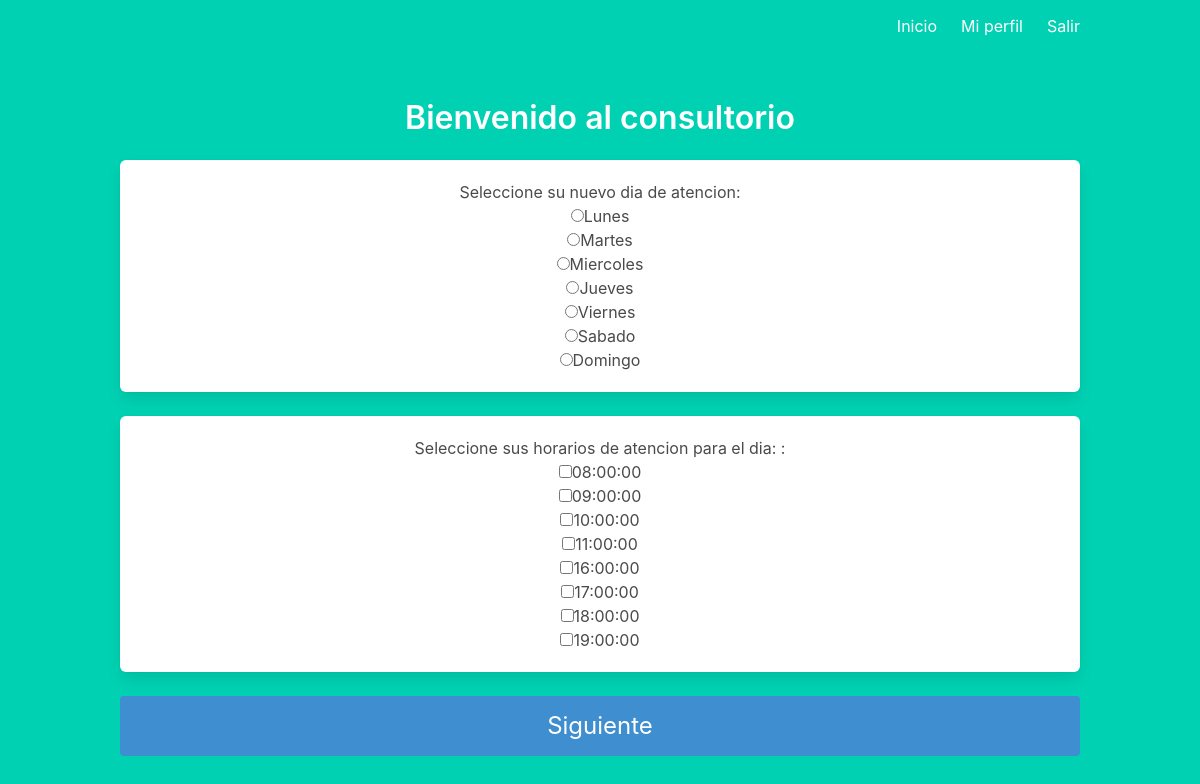
The page /profile/dias (signed in) on the database its author committed.
### project/models.py (models this page shows)
class DiaAtencion(db.Model):
    __tablename__ = 'diaAtencion'
    id = db.Column(db.Integer, primary_key=True)
    descripcion = db.Column(db.String(10))
    turnos = db.relationship('Turnos', backref='diaAtencion', lazy=True)
    atencionProfesional = db.relationship('AtencionProfesional', backref='diaAtencion', lazy=True)

class Horario(db.Model):
    __tablename__ = 'horario'
    id = db.Column(db.Integer, primary_key=True)
    hora_inicio = db.Column(db.Time())
    hora_final = db.Column(db.Time())
    turnos = db.relationship('Turnos', backref='horario', lazy=True)
    atencionProfesional = db.relationship('AtencionProfesional', backref='horario', lazy=True)

### project/main.py (the view)
@main.route('/profile/dias')
@login_required
def profile_dias():
    dias = DiaAtencion.query.all()
    horas = Horario.query.all()
    return render_template('profile.html', dias=dias, horas=horas)

### project/templates/profile.html (shortened to what this page needs)
{% extends "base.html" %} {% block content %}
<h1 class="title">
    Bienvenido al consultorio
</h1>
{% if dias %}
<form action="/profile/dias" method="POST">
    <div class="box">
        Seleccione su nuevo dia de atencion: {% if dias %}
        <div class="list-group">
            {% for dia in dias[0::] %}
            <input type="radio" name="dia" value="{{dia.id}}">{{dia.descripcion}}<br> {% endfor %}
        </div>
        {% endif %}
    </div>
    <div class="box">
        Seleccione sus horarios de atencion para el dia: {{ dia }}: {% if horas %}
        <div class="list-group">
            {% for hora in horas[0::] %}
            <input type="checkbox" name="horasAingresar" value="{{hora.id}}">{{hora.hora_inicio}}<br> {% endfor %}
        </div>
        {% endif %}
    </div>
    <a>
        <button class="button is-block is-info is-large is-fullwidth">Siguiente</button>
    </a>
</form>
{% endif %}  {% endblock %}

### project/templates/base.html (shortened to what this page needs)
<!DOCTYPE html>
<html>
<head>
    <link rel="stylesheet" href="https://cdnjs.cloudflare.com/ajax/libs/bulma/0.7.2/css/bulma.min.css" />
</head>
<body>
    <section class="hero is-primary is-fullheight">
        <div class="hero-head">
            <nav class="navbar">
                <div class="container">
                    <div id="navbarMenuHeroA" class="navbar-menu">
                        <div class="navbar-end">
                            <a href="{{ url_for('main.index') }}" class="navbar-item">
                                Inicio
                            </a>
                            {% if current_user.is_authenticated %}
                            <a href="{{ url_for('main.profile') }}" class="navbar-item">
                                Mi perfil
                            </a>
                            {% endif %}
                            {% if current_user.is_authenticated %}
                            <a href="{{ url_for('auth.logout') }}" class="navbar-item">
                                Salir
                            </a>
                            {% endif %}
                        </div>
                    </div>
                </div>
            </nav>
        </div>
        <div class="hero-body">
            <div class="container has-text-centered">
               {% block content %}
               {% endblock %}
            </div>
        </div>
    </section>
</body>
</html>

### rows shown on the page
DiaAtencion: descripcion "Lunes"
DiaAtencion: descripcion "Martes"
DiaAtencion: descripcion "Miercoles"
DiaAtencion: descripcion "Jueves"
DiaAtencion: descripcion "Viernes"
DiaAtencion: descripcion "Sabado"
DiaAtencion: descripcion "Domingo"
Horario: hora_inicio "08:00:00"
Horario: hora_inicio "09:00:00"
Horario: hora_inicio "10:00:00"
Horario: hora_inicio "11:00:00"
Horario: hora_inicio "16:00:00"
Horario: hora_inicio "17:00:00"
Horario: hora_inicio "18:00:00"
Horario: hora_inicio "19:00:00"
